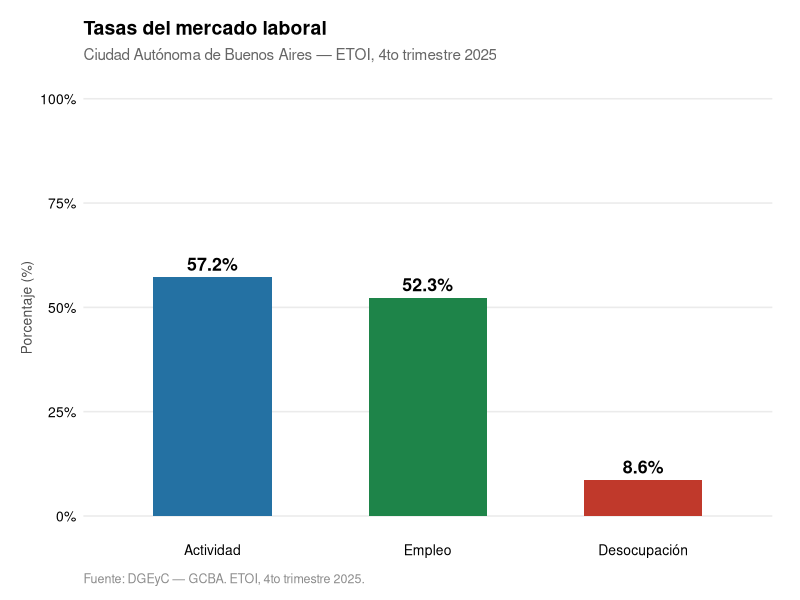
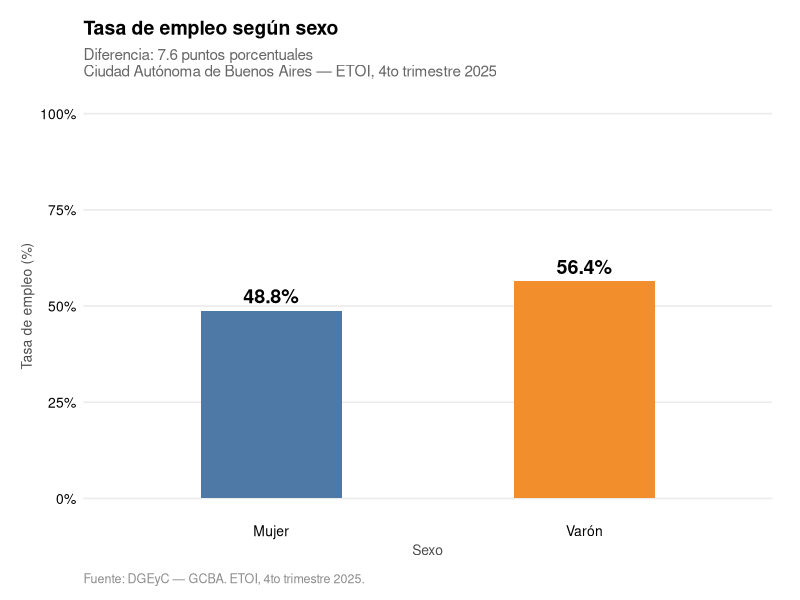
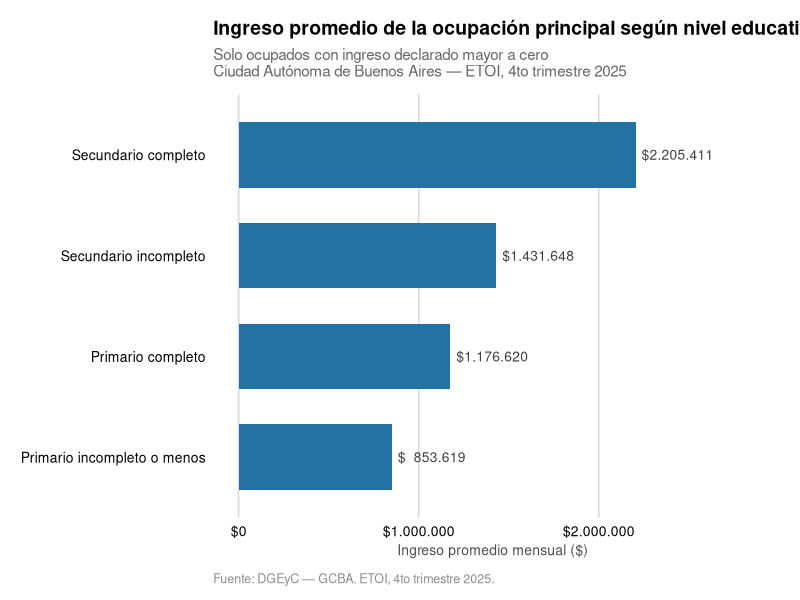
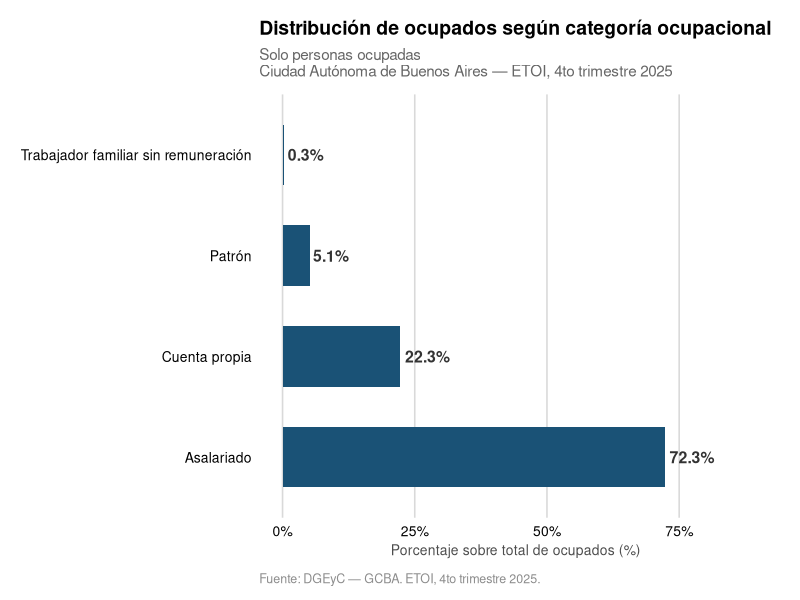
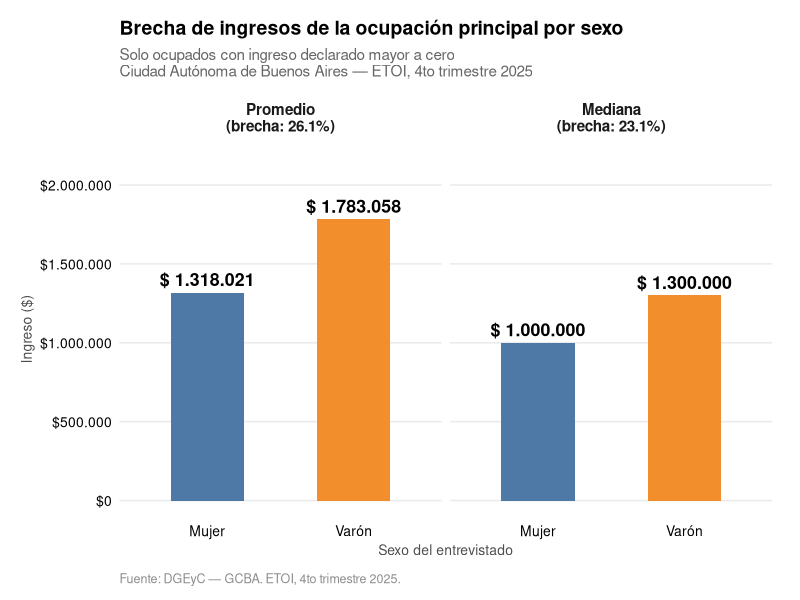
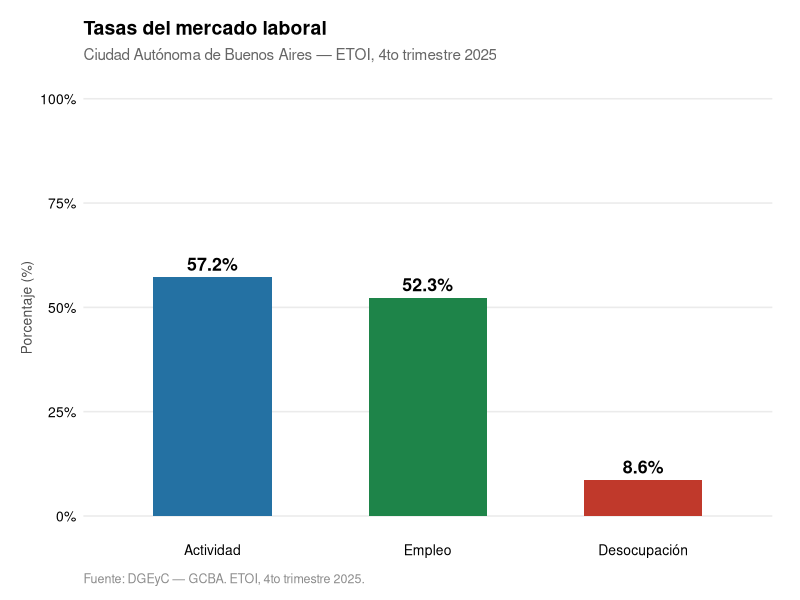
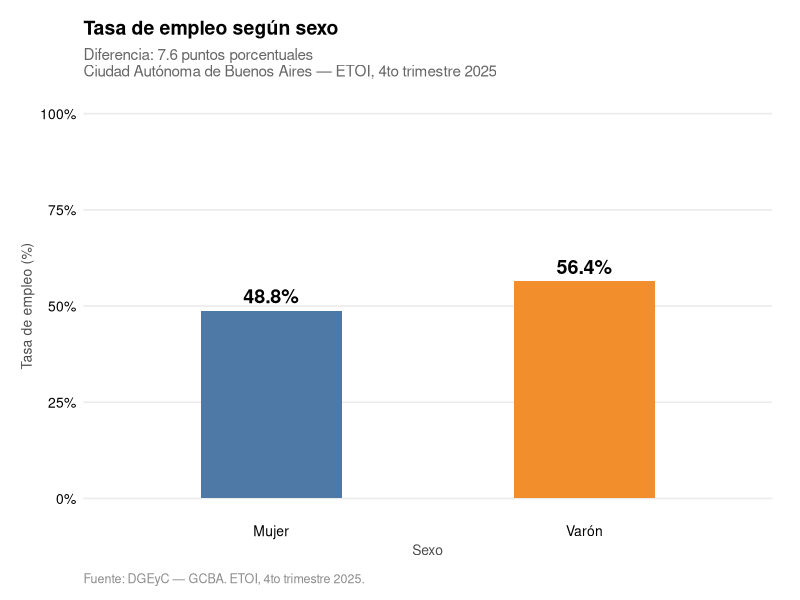
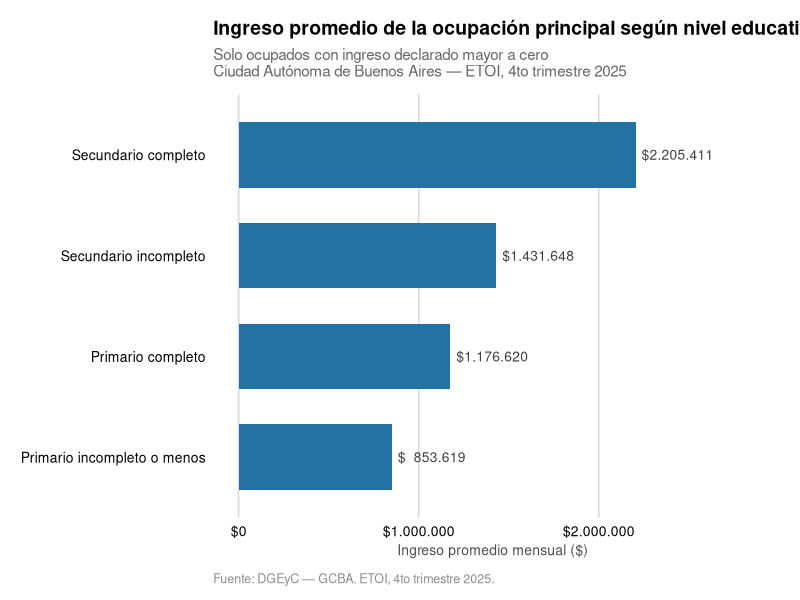

Write the R code that produced these figures, in order.

# Trabajo Práctico — Análisis ETOI 4to trimestre 2025
# DGEyC — GCBA | Encuesta Trimestral de Ocupación e Ingresos


library(tidyverse)
library(scales)



# IMPORTACIÓN

df_raw <- read_delim("dataset/etoi254_usu_ind.txt", delim = ";")

print(paste("Filas cargadas:", nrow(df_raw)))
glimpse(df_raw[, 1:10])



# EXPLORACIÓN INICIAL
# Verificar valores reales de cada variable antes de continuar.


df_raw %>% count(estado)
df_raw %>% count(sexo)
df_raw %>% count(nivel_2)
df_raw %>% count(categori)
summary(df_raw$inglab_2)



# DATA WRANGLING
# Se crean etiquetas legibles para las variables categóricas.
# Los códigos sin correspondencia válida se asignan a NA y quedan excluidos
# de los análisis subsiguientes.


base_laboral <- df_raw %>%
  mutate(
    
    sexo_etiqueta = case_when(
      sexo == 1 ~ "Varón",
      sexo == 2 ~ "Mujer",
      TRUE      ~ "No registrado"
    ),
    
    estado_etiqueta = case_when(
      estado == 1 ~ "Ocupado",
      estado == 2 ~ "Desocupado",
      estado == 3 ~ "Inactivo",
      TRUE        ~ "Menores/Otros"
    ),
    
    nivel_educativo = case_when(
      nivel_2 == 1 ~ "Primario incompleto o menos",
      nivel_2 == 2 ~ "Primario completo",
      nivel_2 == 3 ~ "Secundario incompleto",
      nivel_2 == 4 ~ "Secundario completo",
      nivel_2 == 5 ~ "Superior incompleto",
      nivel_2 == 6 ~ "Superior completo",
      TRUE         ~ NA_character_
    ),
  
    nivel_educativo = factor(nivel_educativo, levels = c(
      "Primario incompleto o menos", "Primario completo",
      "Secundario incompleto",       "Secundario completo",
      "Superior incompleto",         "Superior completo"
    )),
    
    categoria_ocupacional = case_when(
      categori == 1 ~ "Patrón",
      categori == 2 ~ "Cuenta propia",
      categori == 3 ~ "Asalariado",
      categori == 4 ~ "Trabajador familiar sin remuneración",
      TRUE          ~ NA_character_
    )
  )



# TEMA VISUAL


tema_etoi <- theme_minimal(base_size = 12) +
  theme(
    plot.title         = element_text(face = "bold", size = 14, hjust = 0),
    plot.subtitle      = element_text(color = "grey40", size = 11, hjust = 0,
                                      margin = margin(b = 10)),
    plot.caption       = element_text(color = "grey55", size = 9, hjust = 0,
                                      margin = margin(t = 10)),
    axis.title         = element_text(size = 10, color = "grey30"),
    axis.text          = element_text(size = 10, color = "black"),
    panel.grid.minor   = element_blank(),
    panel.grid.major.x = element_blank(),
    legend.position    = "bottom",
    legend.title       = element_blank(),
    plot.margin        = margin(15, 20, 10, 15)
  )

colores_sexo <- c("Varón" = "#f28e2b", "Mujer" = "#4e79a7")
fuente_datos <- "Fuente: DGEyC — GCBA. ETOI, 4to trimestre 2025."

dir.create("plots",  showWarnings = FALSE)
dir.create("tablas", showWarnings = FALSE)



# PUNTO 1 — Tasas del mercado laboral
#
# Tasa de actividad    = PEA / Población total × 100
# Tasa de empleo       = Ocupados / Población total × 100
# Tasa de desocupación = Desocupados / PEA × 100


tasas_totales <- base_laboral %>%
  summarise(
    Poblacion_Total = n(),
    Ocupados        = sum(estado == 1),
    Desocupados     = sum(estado == 2),
    Inactivos       = sum(estado == 3)
  ) %>%
  mutate(
    PEA               = Ocupados + Desocupados,
    Tasa_Actividad    = round((PEA         / Poblacion_Total) * 100, 1),
    Tasa_Empleo       = round((Ocupados    / Poblacion_Total) * 100, 1),
    Tasa_Desocupacion = round((Desocupados / PEA)             * 100, 1)
  )

print(tasas_totales)

tasas_largo <- tasas_totales %>%
  select(Tasa_Actividad, Tasa_Empleo, Tasa_Desocupacion) %>%
  pivot_longer(everything(), names_to = "indicador", values_to = "valor") %>%
  mutate(
    indicador = case_match(
      indicador,
      "Tasa_Actividad"    ~ "Actividad",
      "Tasa_Empleo"       ~ "Empleo",
      "Tasa_Desocupacion" ~ "Desocupación"
    ),
    indicador = factor(indicador, levels = c("Actividad", "Empleo", "Desocupación"))
  )

grafico_p1 <- ggplot(tasas_largo, aes(x = indicador, y = valor, fill = indicador)) +
  geom_bar(stat = "identity", width = 0.55, show.legend = FALSE) +
  geom_text(aes(label = paste0(valor, "%")), vjust = -0.5, size = 4.5, fontface = "bold") +
  scale_fill_manual(values = c(
    "Actividad"    = "#2471A3",
    "Empleo"       = "#1E8449",
    "Desocupación" = "#C0392B"
  )) +
  scale_y_continuous(limits = c(0, 100), labels = label_percent(scale = 1, suffix = "%")) +
  labs(
    title    = "Tasas del mercado laboral",
    subtitle = "Ciudad Autónoma de Buenos Aires — ETOI, 4to trimestre 2025",
    x = NULL, y = "Porcentaje (%)", caption = fuente_datos
  ) +
  tema_etoi

print(grafico_p1)
ggsave("plots/grafico_P1_tasas_mercado_laboral.png", grafico_p1,
       width = 7, height = 5, dpi = 300, bg = "white")



# PUNTO 2 — Tasa de empleo según sexo
# El denominador es el total de cada grupo (no la población total).


tasa_empleo_sexo <- base_laboral %>%
  filter(sexo_etiqueta %in% c("Varón", "Mujer")) %>%
  group_by(sexo_etiqueta) %>%
  summarise(
    Poblacion_Grupo = n(),
    Ocupados_Grupo  = sum(estado == 1),
    Tasa_Empleo     = round((Ocupados_Grupo / Poblacion_Grupo) * 100, 1),
    .groups = "drop"
  )

print(tasa_empleo_sexo)

# Diferencia calculada de forma explícita para evitar dependencia del orden de filas
tasa_varon <- tasa_empleo_sexo %>% filter(sexo_etiqueta == "Varón") %>% pull(Tasa_Empleo)
tasa_mujer <- tasa_empleo_sexo %>% filter(sexo_etiqueta == "Mujer") %>% pull(Tasa_Empleo)
dif_pp <- round(abs(tasa_varon - tasa_mujer), 1)

grafico_p2 <- ggplot(tasa_empleo_sexo,
                     aes(x = sexo_etiqueta, y = Tasa_Empleo, fill = sexo_etiqueta)) +
  geom_bar(stat = "identity", width = 0.45, show.legend = FALSE) +
  geom_text(aes(label = paste0(Tasa_Empleo, "%")), vjust = -0.5, size = 5, fontface = "bold") +
  scale_fill_manual(values = colores_sexo) +
  scale_y_continuous(limits = c(0, 100), labels = label_percent(scale = 1, suffix = "%")) +
  labs(
    title    = "Tasa de empleo según sexo",
    subtitle = paste0("Diferencia: ", dif_pp, " puntos porcentuales\n",
                      "Ciudad Autónoma de Buenos Aires — ETOI, 4to trimestre 2025"),
    x = "Sexo", y = "Tasa de empleo (%)", caption = fuente_datos
  ) +
  tema_etoi

print(grafico_p2)
ggsave("plots/grafico_P2_empleo_segun_sexo.png", grafico_p2,
       width = 6, height = 5, dpi = 300, bg = "white")



# PUNTO 3 — Ingreso promedio según nivel educativo (solo ocupados)
# Se excluyen registros con inglab_2 = 0 (pueden corresponder a trabajo
# familiar sin remuneración). Solo se grafican los niveles con casos válidos.


ingreso_educacion <- base_laboral %>%
  filter(estado == 1, !is.na(nivel_educativo), inglab_2 > 0) %>%
  group_by(nivel_educativo) %>%
  summarise(
    Cantidad_Ocupados = n(),
    Ingreso_Promedio  = round(mean(inglab_2, na.rm = TRUE), 0),
    .groups = "drop"
  )

print(ingreso_educacion)

grafico_p3 <- ggplot(ingreso_educacion, aes(x = Ingreso_Promedio, y = nivel_educativo)) +
  geom_bar(stat = "identity", fill = "#2471A3", width = 0.65) +
  geom_text(
    aes(label = paste0("$", format(Ingreso_Promedio, big.mark = ".", scientific = FALSE))),
    hjust = -0.08, size = 3.5, color = "grey25"
  ) +
  scale_x_continuous(
    limits = c(0, max(ingreso_educacion$Ingreso_Promedio) * 1.28),
    labels = label_dollar(prefix = "$", big.mark = ".", decimal.mark = ",", accuracy = 1)
  ) +
  labs(
    title    = "Ingreso promedio de la ocupación principal según nivel educativo",
    subtitle = "Solo ocupados con ingreso declarado mayor a cero\nCiudad Autónoma de Buenos Aires — ETOI, 4to trimestre 2025",
    x = "Ingreso promedio mensual ($)", y = NULL, caption = fuente_datos
  ) +
  tema_etoi +
  theme(
    panel.grid.major.y = element_blank(),
    panel.grid.major.x = element_line(color = "grey85")
  )

print(grafico_p3)
ggsave("plots/grafico_P3_ingreso_por_educacion.png", grafico_p3,
       width = 9, height = 5.5, dpi = 300, bg = "white")



# PUNTO 4 — Distribución por categoría ocupacional (solo ocupados)


distribucion_categoria <- base_laboral %>%
  filter(estado == 1, !is.na(categoria_ocupacional)) %>%
  count(categoria_ocupacional) %>%
  mutate(
    Proporcion = round(n / sum(n), 3),
    Porcentaje = round(Proporcion * 100, 1)
  ) %>%
  arrange(desc(Porcentaje)) %>%
  mutate(categoria_ocupacional = fct_inorder(categoria_ocupacional))

print(distribucion_categoria)

grafico_p4 <- ggplot(distribucion_categoria, aes(x = Porcentaje, y = categoria_ocupacional)) +
  geom_bar(stat = "identity", fill = "#1A5276", width = 0.6) +
  geom_text(
    aes(label = paste0(Porcentaje, "%")),
    hjust = -0.1, size = 4, fontface = "bold", color = "grey20"
  ) +
  scale_x_continuous(
    limits = c(0, max(distribucion_categoria$Porcentaje) * 1.22),
    labels = label_percent(scale = 1, suffix = "%")
  ) +
  labs(
    title    = "Distribución de ocupados según categoría ocupacional",
    subtitle = "Solo personas ocupadas\nCiudad Autónoma de Buenos Aires — ETOI, 4to trimestre 2025",
    x = "Porcentaje sobre total de ocupados (%)", y = NULL, caption = fuente_datos
  ) +
  tema_etoi +
  theme(
    panel.grid.major.y = element_blank(),
    panel.grid.major.x = element_line(color = "grey85")
  )

print(grafico_p4)
ggsave("plots/grafico_P4_categoria_ocupacional.png", grafico_p4,
       width = 9, height = 5, dpi = 300, bg = "white")



# PUNTO 5 — Brecha de ingresos por sexo (solo ocupados)
# Se reportan promedio y mediana. El promedio es sensible a valores extremos;
# la mediana ofrece una medida más robusta de la tendencia central.
# Fórmula: brecha (%) = (ingreso_varones − ingreso_mujeres) / ingreso_varones × 100


brecha_ingresos <- base_laboral %>%
  filter(estado == 1, inglab_2 > 0, sexo_etiqueta %in% c("Varón", "Mujer")) %>%
  group_by(sexo_etiqueta) %>%
  summarise(
    Ingreso_Medio   = round(mean(inglab_2,   na.rm = TRUE), 0),
    Ingreso_Mediana = round(median(inglab_2, na.rm = TRUE), 0),
    .groups = "drop"
  )

print(brecha_ingresos)

ing_prom_v <- brecha_ingresos %>% filter(sexo_etiqueta == "Varón") %>% pull(Ingreso_Medio)
ing_prom_m <- brecha_ingresos %>% filter(sexo_etiqueta == "Mujer") %>% pull(Ingreso_Medio)
ing_med_v  <- brecha_ingresos %>% filter(sexo_etiqueta == "Varón") %>% pull(Ingreso_Mediana)
ing_med_m  <- brecha_ingresos %>% filter(sexo_etiqueta == "Mujer") %>% pull(Ingreso_Mediana)

brecha_prom <- round((ing_prom_v - ing_prom_m) / ing_prom_v * 100, 1)
brecha_med  <- round((ing_med_v  - ing_med_m)  / ing_med_v  * 100, 1)

brecha_largo <- brecha_ingresos %>%
  pivot_longer(c(Ingreso_Medio, Ingreso_Mediana), names_to = "medida", values_to = "valor") %>%
  mutate(
    medida = case_match(
      medida,
      "Ingreso_Medio"   ~ paste0("Promedio\n(brecha: ", brecha_prom, "%)"),
      "Ingreso_Mediana" ~ paste0("Mediana\n(brecha: ",  brecha_med,  "%)")
    ),
    medida = factor(medida, levels = c(
      paste0("Promedio\n(brecha: ", brecha_prom, "%)"),
      paste0("Mediana\n(brecha: ",  brecha_med,  "%)")
    ))
  )

grafico_p5 <- ggplot(brecha_largo, aes(x = sexo_etiqueta, y = valor, fill = sexo_etiqueta)) +
  geom_bar(stat = "identity", width = 0.5, show.legend = FALSE) +
  geom_text(
    aes(label = paste0("$ ", format(valor, big.mark = ".", scientific = FALSE))),
    vjust = -0.5, fontface = "bold", size = 4.5
  ) +
  facet_wrap(~medida) +
  scale_fill_manual(values = colores_sexo) +
  scale_y_continuous(
    limits = c(0, max(brecha_largo$valor) * 1.22),
    labels = label_dollar(prefix = "$", big.mark = ".", decimal.mark = ",", accuracy = 1)
  ) +
  labs(
    title    = "Brecha de ingresos de la ocupación principal por sexo",
    subtitle = "Solo ocupados con ingreso declarado mayor a cero\nCiudad Autónoma de Buenos Aires — ETOI, 4to trimestre 2025",
    x = "Sexo del entrevistado", y = "Ingreso ($)", caption = fuente_datos
  ) +
  tema_etoi +
  theme(strip.text = element_text(face = "bold", size = 11))

print(grafico_p5)
ggsave("plots/grafico_P5_brecha_ingresos.png", grafico_p5,
       width = 9, height = 5.5, dpi = 300, bg = "white")



# EXPORTACIÓN DE TABLAS


write_csv(tasas_totales,          "tablas/tabla_P1_tasas_mercado.csv")
write_csv(tasa_empleo_sexo,       "tablas/tabla_P2_empleo_segun_sexo.csv")
write_csv(ingreso_educacion,      "tablas/tabla_P3_ingreso_por_educacion.csv")
write_csv(distribucion_categoria, "tablas/tabla_P4_categoria_ocupacional.csv")
write_csv(brecha_ingresos,        "tablas/tabla_P5_brecha_ingresos.csv")

cat("\nAnálisis finalizado. Gráficos en plots/ | Tablas en tablas/\n")
